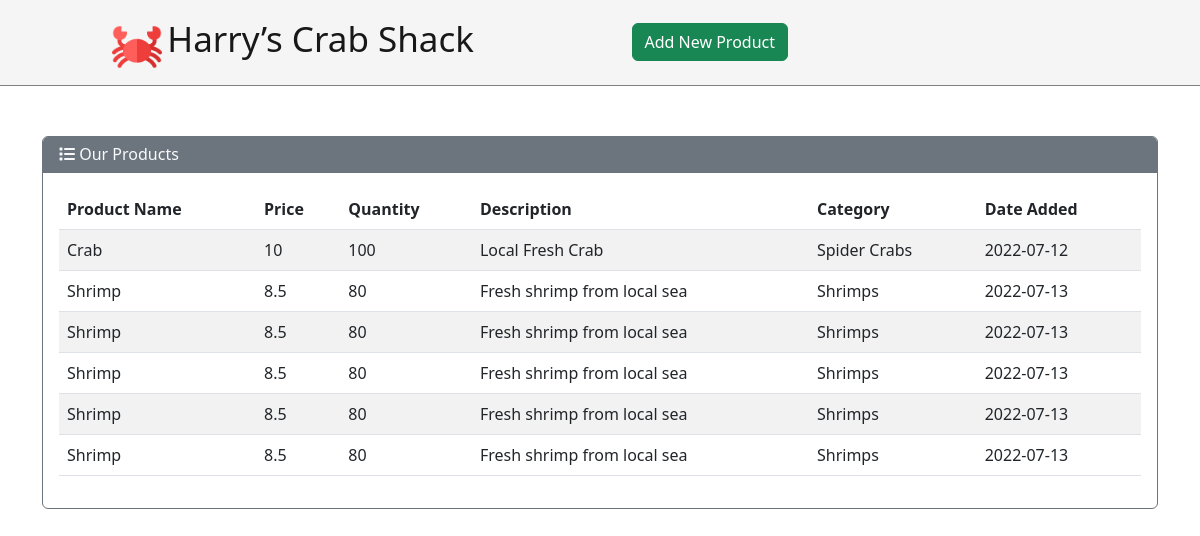
The page / on the database its author committed.
### tables this page shows
CREATE TABLE `products` (
  `id` int(11) NOT NULL,
  `name` varchar(100) NOT NULL,
  `price` float NOT NULL,
  `quantity` int(11) NOT NULL,
  `description` text NOT NULL,
  `category` varchar(50) NOT NULL,
  `added_date` date NOT NULL
);

### index.php (the view, shortened to what this page needs)
<?php
include 'connect.php';
$sql = 'SELECT * FROM products';
$query = mysqli_query($conn, $sql);
?>
<!DOCTYPE html>
<html lang="en">
<head>
    <link href="style.css" rel="stylesheet">
    <link href="https://cdn.jsdelivr.net/npm/bootstrap@5.2.0-beta1/dist/css/bootstrap.min.css" rel="stylesheet">
    <link rel="stylesheet" href="https://cdnjs.cloudflare.com/ajax/libs/font-awesome/6.1.1/css/all.min.css" />
</head>
<body>
    <header>
        <nav class="navbar navbar-expand-lg">
            <div class="container-fluid">
                <a class="navbar-brand" href="#">
                    <img src="/crab.png" alt="" width="50" height="50" class="">
                    <span style="font-size:35px;"> Harry’s Crab Shack</span>
                </a>
                <ul class="navbar-nav">
                    <li class="nav-item">
                        <a href="add.php" class="btn btn-success">Add New Product</a>
                    </li>
                </ul>
            </div>
        </nav>
    </header>
    <main>
        <div class="container">
            <div class="row">
                <div class="col-12">
                    <div class="card border-secondary">
                        <h6 class="card-header bg-secondary text-light border-secondary"><i class="fa-solid fa-list"></i> Our Products</h6>
                        <div class="card-body">
                            <div class="table-responsive">
                                <table class="table table-striped sortable" id="table">
                                    <thead>
                                        <tr>
                                            <th scope="col">Product Name</th>
                                            <th scope="col">Price</th>
                                            <th scope="col" class="sorttable_nosort">Quantity</th>
                                            <th scope="col" class="sorttable_nosort">Description</th>
                                            <th scope="col" class="sorttable_nosort">Category</th>
                                            <th scope="col" class="sorttable_nosort">Date Added</th>
                                        </tr>
                                    </thead>
                                    <tbody>
                                        <tr>
                                            <?php
                                            while ($row = mysqli_fetch_array($query, MYSQLI_ASSOC)) {
                                            ?>
                                                <td><?php echo $row['name']; ?></td>
                                                <td><?php echo $row['price']; ?></td>
                                                <td><?php echo $row['quantity']; ?></td>
                                                <td><?php echo $row['description']; ?></td>
                                                <td><?php echo $row['category']; ?></td>
                                                <td><?php echo $row['added_date']; ?></td>
                                        </tr>
                                    <?php }
                                    ?>
                                    </tbody>
                                </table>
                            </div>
                        </div>
                    </div>
                </div>
            </div>
        </div>
    </main>
</body>
</html>

### style.css (style rules this page uses)
nav { margin-bottom: 50px; background-color: whitesmoke; border-bottom: 1px gray solid; }
.navbar-brand { padding-left: 100px; }
.nav-item { padding-right: 400px; }

### rows shown on the page
products: name "Crab", price "10", quantity "100", description "Local Fresh Crab", category "Spider Crabs", added_date "2022-07-12"
products: name "Shrimp", price "8.5", quantity "80", description "Fresh shrimp from local sea", category "Shrimps", added_date "2022-07-13"
products: name "Shrimp", price "8.5", quantity "80", description "Fresh shrimp from local sea", category "Shrimps", added_date "2022-07-13"
products: name "Shrimp", price "8.5", quantity "80", description "Fresh shrimp from local sea", category "Shrimps", added_date "2022-07-13"
products: name "Shrimp", price "8.5", quantity "80", description "Fresh shrimp from local sea", category "Shrimps", added_date "2022-07-13"
products: name "Shrimp", price "8.5", quantity "80", description "Fresh shrimp from local sea", category "Shrimps", added_date "2022-07-13"
